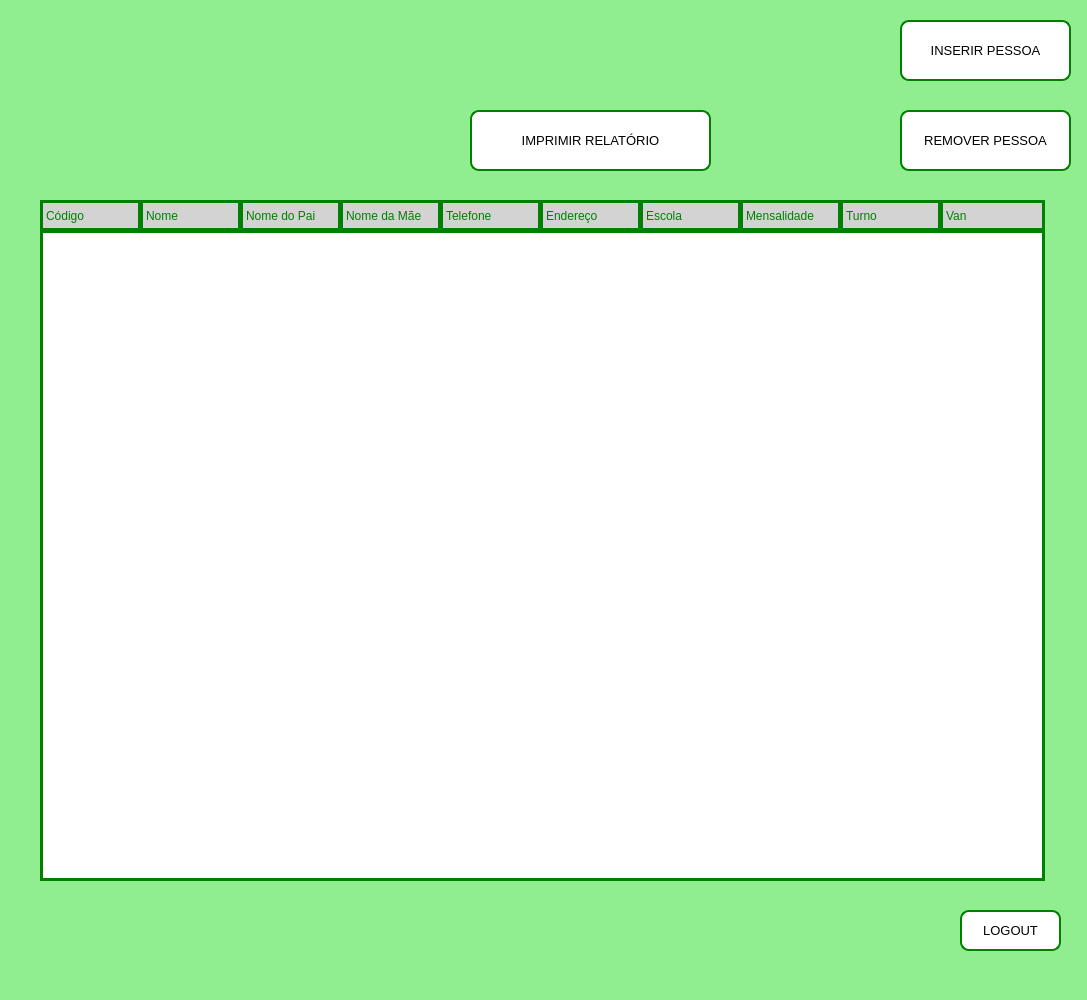
<?xml version="1.0" encoding="UTF-8"?>
<ui version="4.0">
 <class>MainWindow</class>
 <widget class="QMainWindow" name="MainWindow">
  <property name="geometry">
   <rect>
    <x>0</x>
    <y>0</y>
    <width>1087</width>
    <height>1000</height>
   </rect>
  </property>
  <property name="sizePolicy">
   <sizepolicy hsizetype="Fixed" vsizetype="Fixed">
    <horstretch>0</horstretch>
    <verstretch>0</verstretch>
   </sizepolicy>
  </property>
  <property name="minimumSize">
   <size>
    <width>1087</width>
    <height>1000</height>
   </size>
  </property>
  <property name="maximumSize">
   <size>
    <width>1087</width>
    <height>1000</height>
   </size>
  </property>
  <property name="windowTitle">
   <string>Sistema</string>
  </property>
  <property name="styleSheet">
   <string notr="true">background-color: lightgreen;</string>
  </property>
  <widget class="QWidget" name="centralwidget">
   <widget class="QPushButton" name="pushButton_logout">
    <property name="geometry">
     <rect>
      <x>960</x>
      <y>910</y>
      <width>101</width>
      <height>41</height>
     </rect>
    </property>
    <property name="font">
     <font>
      <pointsize>10</pointsize>
     </font>
    </property>
    <property name="cursor">
     <cursorShape>PointingHandCursor</cursorShape>
    </property>
    <property name="styleSheet">
     <string notr="true">background-color:white; border: 2px solid green; border-radius: 9px;</string>
    </property>
    <property name="text">
     <string>LOGOUT</string>
    </property>
   </widget>
   <widget class="QPushButton" name="pushButton_inserir">
    <property name="geometry">
     <rect>
      <x>900</x>
      <y>20</y>
      <width>171</width>
      <height>61</height>
     </rect>
    </property>
    <property name="font">
     <font>
      <pointsize>10</pointsize>
     </font>
    </property>
    <property name="cursor">
     <cursorShape>PointingHandCursor</cursorShape>
    </property>
    <property name="styleSheet">
     <string notr="true">background-color:white; border: 2px solid green; border-radius: 9px;</string>
    </property>
    <property name="text">
     <string>INSERIR PESSOA</string>
    </property>
   </widget>
   <widget class="QPushButton" name="pushButton_remover">
    <property name="geometry">
     <rect>
      <x>900</x>
      <y>110</y>
      <width>171</width>
      <height>61</height>
     </rect>
    </property>
    <property name="font">
     <font>
      <pointsize>10</pointsize>
     </font>
    </property>
    <property name="cursor">
     <cursorShape>PointingHandCursor</cursorShape>
    </property>
    <property name="styleSheet">
     <string notr="true">background-color:white; border: 2px solid green; border-radius: 9px;</string>
    </property>
    <property name="text">
     <string>REMOVER PESSOA</string>
    </property>
   </widget>
   <widget class="QPushButton" name="pushButton_relatorio">
    <property name="geometry">
     <rect>
      <x>470</x>
      <y>110</y>
      <width>241</width>
      <height>61</height>
     </rect>
    </property>
    <property name="font">
     <font>
      <pointsize>10</pointsize>
     </font>
    </property>
    <property name="cursor">
     <cursorShape>PointingHandCursor</cursorShape>
    </property>
    <property name="styleSheet">
     <string notr="true">background-color:white; border: 2px solid green; border-radius: 9px;</string>
    </property>
    <property name="text">
     <string>IMPRIMIR RELATÓRIO</string>
    </property>
   </widget>
   <widget class="QTableWidget" name="tableWidget_1">
    <property name="geometry">
     <rect>
      <x>40</x>
      <y>230</y>
      <width>1005</width>
      <height>651</height>
     </rect>
    </property>
    <property name="font">
     <font>
      <weight>75</weight>
      <bold>true</bold>
     </font>
    </property>
    <property name="autoFillBackground">
     <bool>false</bool>
    </property>
    <property name="styleSheet">
     <string notr="true">background-color: rgb(255, 255, 255); border: 3px solid green; color: green;text-align:center;</string>
    </property>
    <property name="verticalScrollBarPolicy">
     <enum>Qt::ScrollBarAsNeeded</enum>
    </property>
    <property name="horizontalScrollBarPolicy">
     <enum>Qt::ScrollBarAlwaysOff</enum>
    </property>
    <property name="editTriggers">
     <set>QAbstractItemView::SelectedClicked</set>
    </property>
    <property name="alternatingRowColors">
     <bool>true</bool>
    </property>
    <property name="verticalScrollMode">
     <enum>QAbstractItemView::ScrollPerPixel</enum>
    </property>
    <property name="horizontalScrollMode">
     <enum>QAbstractItemView::ScrollPerPixel</enum>
    </property>
    <property name="showGrid">
     <bool>true</bool>
    </property>
    <property name="gridStyle">
     <enum>Qt::SolidLine</enum>
    </property>
    <property name="wordWrap">
     <bool>false</bool>
    </property>
    <property name="cornerButtonEnabled">
     <bool>false</bool>
    </property>
    <attribute name="horizontalHeaderVisible">
     <bool>false</bool>
    </attribute>
    <attribute name="horizontalHeaderCascadingSectionResizes">
     <bool>false</bool>
    </attribute>
    <attribute name="horizontalHeaderHighlightSections">
     <bool>false</bool>
    </attribute>
    <attribute name="verticalHeaderVisible">
     <bool>false</bool>
    </attribute>
    <attribute name="verticalHeaderHighlightSections">
     <bool>false</bool>
    </attribute>
   </widget>
   <widget class="QLabel" name="label_nomePai">
    <property name="geometry">
     <rect>
      <x>240</x>
      <y>200</y>
      <width>101</width>
      <height>31</height>
     </rect>
    </property>
    <property name="styleSheet">
     <string notr="true">background-color:lightgray; border: 3px solid green; color:green;</string>
    </property>
    <property name="text">
     <string>Nome do Pai</string>
    </property>
    <property name="alignment">
     <set>Qt::AlignLeading|Qt::AlignLeft|Qt::AlignVCenter</set>
    </property>
   </widget>
   <widget class="QLabel" name="label_nomeMae">
    <property name="geometry">
     <rect>
      <x>340</x>
      <y>200</y>
      <width>101</width>
      <height>31</height>
     </rect>
    </property>
    <property name="styleSheet">
     <string notr="true">background-color:lightgray; border: 3px solid green; color:green;</string>
    </property>
    <property name="text">
     <string>Nome da Mãe</string>
    </property>
    <property name="alignment">
     <set>Qt::AlignLeading|Qt::AlignLeft|Qt::AlignVCenter</set>
    </property>
   </widget>
   <widget class="QLabel" name="label_telefone">
    <property name="geometry">
     <rect>
      <x>440</x>
      <y>200</y>
      <width>101</width>
      <height>31</height>
     </rect>
    </property>
    <property name="styleSheet">
     <string notr="true">background-color:lightgray; border: 3px solid green; color:green;</string>
    </property>
    <property name="text">
     <string>Telefone</string>
    </property>
    <property name="alignment">
     <set>Qt::AlignLeading|Qt::AlignLeft|Qt::AlignVCenter</set>
    </property>
   </widget>
   <widget class="QLabel" name="label_endereco">
    <property name="geometry">
     <rect>
      <x>540</x>
      <y>200</y>
      <width>101</width>
      <height>31</height>
     </rect>
    </property>
    <property name="styleSheet">
     <string notr="true">background-color:lightgray; border: 3px solid green; color:green;</string>
    </property>
    <property name="text">
     <string>Endereço</string>
    </property>
    <property name="alignment">
     <set>Qt::AlignLeading|Qt::AlignLeft|Qt::AlignVCenter</set>
    </property>
   </widget>
   <widget class="QLabel" name="label_mensalidade">
    <property name="geometry">
     <rect>
      <x>740</x>
      <y>200</y>
      <width>101</width>
      <height>31</height>
     </rect>
    </property>
    <property name="styleSheet">
     <string notr="true">background-color:lightgray; border: 3px solid green; color:green;</string>
    </property>
    <property name="text">
     <string>Mensalidade</string>
    </property>
    <property name="alignment">
     <set>Qt::AlignLeading|Qt::AlignLeft|Qt::AlignVCenter</set>
    </property>
   </widget>
   <widget class="QLabel" name="label_escola">
    <property name="geometry">
     <rect>
      <x>640</x>
      <y>200</y>
      <width>101</width>
      <height>31</height>
     </rect>
    </property>
    <property name="styleSheet">
     <string notr="true">background-color:lightgray; border: 3px solid green; color:green;</string>
    </property>
    <property name="text">
     <string>Escola</string>
    </property>
    <property name="alignment">
     <set>Qt::AlignLeading|Qt::AlignLeft|Qt::AlignVCenter</set>
    </property>
   </widget>
   <widget class="QLabel" name="label_turno">
    <property name="geometry">
     <rect>
      <x>840</x>
      <y>200</y>
      <width>101</width>
      <height>31</height>
     </rect>
    </property>
    <property name="styleSheet">
     <string notr="true">background-color:lightgray; border: 3px solid green; color:green;</string>
    </property>
    <property name="text">
     <string>Turno</string>
    </property>
    <property name="alignment">
     <set>Qt::AlignLeading|Qt::AlignLeft|Qt::AlignVCenter</set>
    </property>
   </widget>
   <widget class="QLabel" name="label_nome">
    <property name="geometry">
     <rect>
      <x>140</x>
      <y>200</y>
      <width>101</width>
      <height>31</height>
     </rect>
    </property>
    <property name="styleSheet">
     <string notr="true">background-color:lightgray; border: 3px solid green; color:green;</string>
    </property>
    <property name="text">
     <string>Nome</string>
    </property>
    <property name="alignment">
     <set>Qt::AlignLeading|Qt::AlignLeft|Qt::AlignVCenter</set>
    </property>
   </widget>
   <widget class="QLabel" name="label_van">
    <property name="geometry">
     <rect>
      <x>940</x>
      <y>200</y>
      <width>105</width>
      <height>31</height>
     </rect>
    </property>
    <property name="styleSheet">
     <string notr="true">background-color:lightgray; border: 3px solid green; color:green;</string>
    </property>
    <property name="text">
     <string>Van</string>
    </property>
    <property name="alignment">
     <set>Qt::AlignLeading|Qt::AlignLeft|Qt::AlignVCenter</set>
    </property>
   </widget>
   <widget class="QLabel" name="label_codigo">
    <property name="geometry">
     <rect>
      <x>40</x>
      <y>200</y>
      <width>101</width>
      <height>31</height>
     </rect>
    </property>
    <property name="styleSheet">
     <string notr="true">background-color:lightgray; border: 3px solid green; color:green;</string>
    </property>
    <property name="text">
     <string>Código</string>
    </property>
    <property name="alignment">
     <set>Qt::AlignLeading|Qt::AlignLeft|Qt::AlignVCenter</set>
    </property>
   </widget>
  </widget>
  <widget class="QStatusBar" name="statusbar"/>
 </widget>
 <tabstops>
  <tabstop>pushButton_inserir</tabstop>
  <tabstop>pushButton_relatorio</tabstop>
  <tabstop>pushButton_remover</tabstop>
  <tabstop>tableWidget_1</tabstop>
  <tabstop>pushButton_logout</tabstop>
 </tabstops>
 <resources/>
 <connections/>
</ui>
